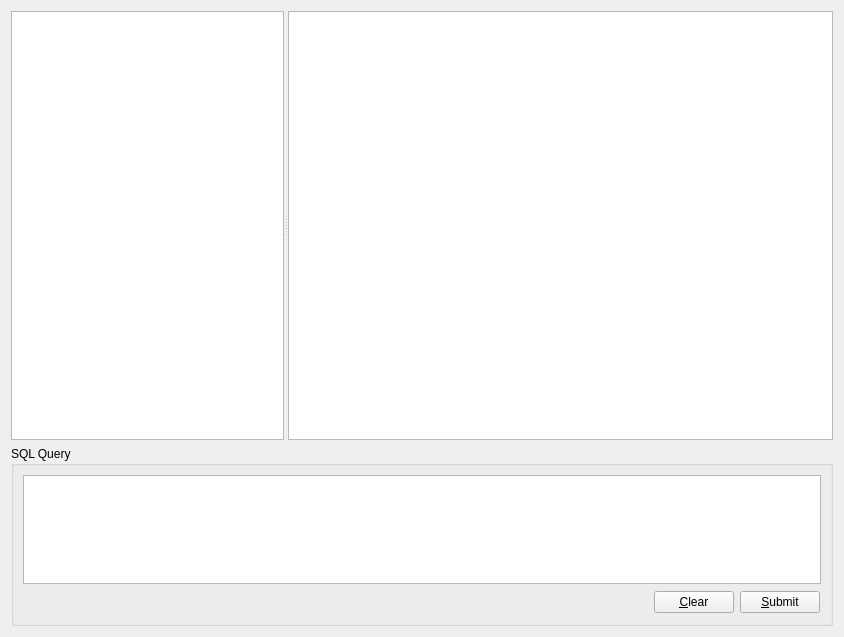
<?xml version="1.0" encoding="UTF-8"?>
<ui version="4.0">
 <class>Browser</class>
 <widget class="QWidget" name="Browser">
  <property name="geometry">
   <rect>
    <x>0</x>
    <y>0</y>
    <width>844</width>
    <height>637</height>
   </rect>
  </property>
  <property name="minimumSize">
   <size>
    <width>350</width>
    <height>250</height>
   </size>
  </property>
  <property name="windowTitle">
   <string>Form</string>
  </property>
  <layout class="QVBoxLayout" name="verticalLayout">
   <item>
    <widget class="QSplitter" name="splitter_2">
     <property name="sizePolicy">
      <sizepolicy hsizetype="Expanding" vsizetype="Expanding">
       <horstretch>0</horstretch>
       <verstretch>0</verstretch>
      </sizepolicy>
     </property>
     <property name="orientation">
      <enum>Qt::Horizontal</enum>
     </property>
     <widget class="ConnectionWidget" name="connectionWidget">
      <property name="sizePolicy">
       <sizepolicy hsizetype="Ignored" vsizetype="Expanding">
        <horstretch>1</horstretch>
        <verstretch>0</verstretch>
       </sizepolicy>
      </property>
     </widget>
     <widget class="QTableView" name="table">
      <property name="sizePolicy">
       <sizepolicy hsizetype="Expanding" vsizetype="Expanding">
        <horstretch>2</horstretch>
        <verstretch>0</verstretch>
       </sizepolicy>
      </property>
      <property name="contextMenuPolicy">
       <enum>Qt::ActionsContextMenu</enum>
      </property>
      <property name="selectionBehavior">
       <enum>QAbstractItemView::SelectRows</enum>
      </property>
     </widget>
    </widget>
   </item>
   <item>
    <widget class="QGroupBox" name="groupBox">
     <property name="sizePolicy">
      <sizepolicy hsizetype="Preferred" vsizetype="MinimumExpanding">
       <horstretch>0</horstretch>
       <verstretch>0</verstretch>
      </sizepolicy>
     </property>
     <property name="maximumSize">
      <size>
       <width>16777215</width>
       <height>180</height>
      </size>
     </property>
     <property name="title">
      <string>SQL Query</string>
     </property>
     <layout class="QVBoxLayout">
      <property name="spacing">
       <number>6</number>
      </property>
      <property name="leftMargin">
       <number>9</number>
      </property>
      <property name="topMargin">
       <number>9</number>
      </property>
      <property name="rightMargin">
       <number>9</number>
      </property>
      <property name="bottomMargin">
       <number>9</number>
      </property>
      <item>
       <widget class="QTextEdit" name="sqlEdit">
        <property name="sizePolicy">
         <sizepolicy hsizetype="Expanding" vsizetype="MinimumExpanding">
          <horstretch>0</horstretch>
          <verstretch>0</verstretch>
         </sizepolicy>
        </property>
        <property name="minimumSize">
         <size>
          <width>0</width>
          <height>18</height>
         </size>
        </property>
        <property name="baseSize">
         <size>
          <width>0</width>
          <height>120</height>
         </size>
        </property>
       </widget>
      </item>
      <item>
       <layout class="QHBoxLayout" name="_2">
        <property name="spacing">
         <number>6</number>
        </property>
        <property name="leftMargin">
         <number>1</number>
        </property>
        <property name="topMargin">
         <number>1</number>
        </property>
        <property name="rightMargin">
         <number>1</number>
        </property>
        <property name="bottomMargin">
         <number>1</number>
        </property>
        <item>
         <spacer>
          <property name="orientation">
           <enum>Qt::Horizontal</enum>
          </property>
          <property name="sizeHint" stdset="0">
           <size>
            <width>40</width>
            <height>20</height>
           </size>
          </property>
         </spacer>
        </item>
        <item>
         <widget class="QPushButton" name="clearButton">
          <property name="text">
           <string>&amp;Clear</string>
          </property>
         </widget>
        </item>
        <item>
         <widget class="QPushButton" name="submitButton">
          <property name="text">
           <string>&amp;Submit</string>
          </property>
         </widget>
        </item>
       </layout>
      </item>
     </layout>
    </widget>
   </item>
  </layout>
  <action name="insertRowAction">
   <property name="text">
    <string>&amp;Insert Row</string>
   </property>
   <property name="toolTip">
    <string>Insert Row</string>
   </property>
  </action>
  <action name="deleteRowAction">
   <property name="text">
    <string>delete row</string>
   </property>
   <property name="toolTip">
    <string>Delete Row</string>
   </property>
  </action>
  <action name="fieldStrategyAction">
   <property name="checkable">
    <bool>true</bool>
   </property>
   <property name="text">
    <string>Submit on &amp;Field Change</string>
   </property>
   <property name="toolTip">
    <string>Commit on Field Change</string>
   </property>
  </action>
  <action name="rowStrategyAction">
   <property name="checkable">
    <bool>true</bool>
   </property>
   <property name="text">
    <string>Submit on &amp;Row Change</string>
   </property>
   <property name="toolTip">
    <string>Commit on Row Change</string>
   </property>
  </action>
  <action name="manualStrategyAction">
   <property name="checkable">
    <bool>true</bool>
   </property>
   <property name="text">
    <string>Submit &amp;Manually</string>
   </property>
   <property name="toolTip">
    <string>Commit Manually</string>
   </property>
  </action>
  <action name="submitAction">
   <property name="text">
    <string>&amp;Submit All</string>
   </property>
   <property name="toolTip">
    <string>Submit Changes</string>
   </property>
  </action>
  <action name="revertAction">
   <property name="text">
    <string>&amp;Revert All</string>
   </property>
   <property name="toolTip">
    <string>Revert</string>
   </property>
  </action>
  <action name="selectAction">
   <property name="text">
    <string>S&amp;elect</string>
   </property>
   <property name="toolTip">
    <string>Refresh Data from Database</string>
   </property>
  </action>
  <action name="changeColor">
   <property name="text">
    <string>Change Color</string>
   </property>
   <property name="toolTip">
    <string>changes the color of selected cells</string>
   </property>
  </action>
 </widget>
 <customwidgets>
  <customwidget>
   <class>ConnectionWidget</class>
   <extends>QTreeView</extends>
   <header>connectionwidget.h</header>
  </customwidget>
 </customwidgets>
 <resources/>
 <connections/>
</ui>
